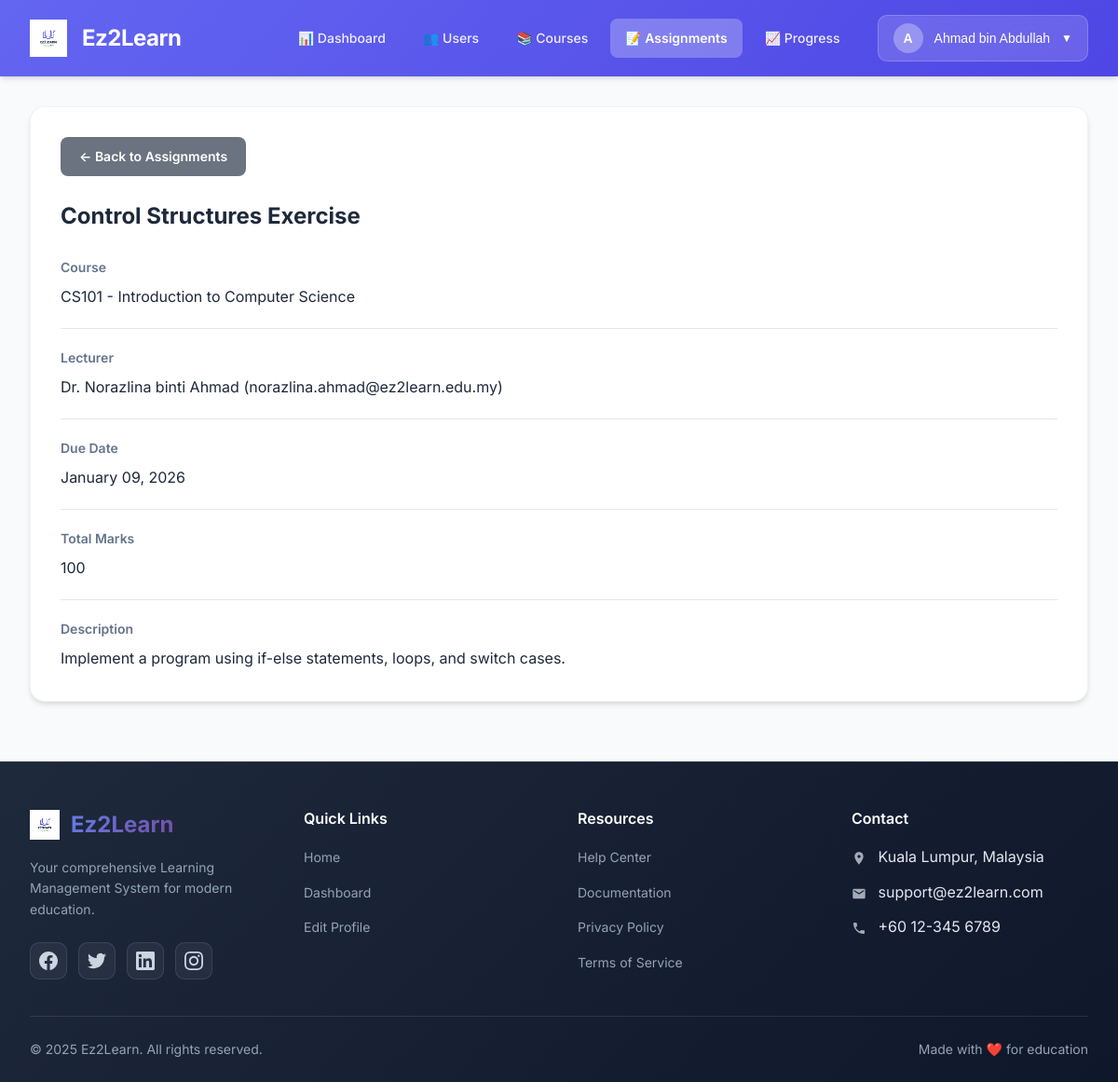
Page /admin/module-assignments/view-assignment.php?assignment_id=2 (signed in) on the committed database.
### tables this page shows
CREATE TABLE assignments (
    assignment_id INT AUTO_INCREMENT PRIMARY KEY,
    course_id INT NOT NULL,
    lecturer_id INT NOT NULL,
    title VARCHAR(150) NOT NULL,
    description TEXT,
    due_date DATE,
    total_marks INT,
    FOREIGN KEY (course_id) REFERENCES courses(course_id),
    FOREIGN KEY (lecturer_id) REFERENCES users(user_id)
);

CREATE TABLE courses (
    course_id INT AUTO_INCREMENT PRIMARY KEY,
    course_code VARCHAR(20) UNIQUE NOT NULL,
    course_name VARCHAR(100) NOT NULL,
    description TEXT,
    status ENUM('open','closed') DEFAULT 'open'
);

CREATE TABLE users (
    user_id INT AUTO_INCREMENT PRIMARY KEY,
    name VARCHAR(100) NOT NULL,
    email VARCHAR(100) UNIQUE NOT NULL,
    password VARCHAR(255) NOT NULL,
    role ENUM('admin','lecturer','student') NOT NULL,
    status ENUM('active','inactive') DEFAULT 'active',
    created_at TIMESTAMP DEFAULT CURRENT_TIMESTAMP
);

### admin/module-assignments/view-assignment.php (the view, shortened to what this page needs)
<?php
$db_host = 'localhost';
$db_user = 'root';
$db_pass = '';
$db_name = 'ez2learn';
$conn = mysqli_connect($db_host, $db_user, $db_pass, $db_name);
$assignment_id = (int)($_GET['assignment_id'] ?? 0);
if ($assignment_id > 0) {
    $query = "
        SELECT
            a.*,
            c.course_code, c.course_name,
            u.name as lecturer_name, u.email as lecturer_email
        FROM assignments a
        LEFT JOIN courses c ON a.course_id = c.course_id
        LEFT JOIN users u ON a.lecturer_id = u.user_id
        WHERE a.assignment_id = ?
    ";
    $stmt = mysqli_prepare($conn, $query);
    mysqli_stmt_bind_param($stmt, "i", $assignment_id);
    mysqli_stmt_execute($stmt);
    $result = mysqli_stmt_get_result($stmt);
    $assignment = mysqli_fetch_assoc($result);
} else {
    $assignment = null;
}
require_once '../../includes/header-admin.php';
?>
    <div class="container">
        <div class="page-container">
            <a href="index.php" class="btn-back">← Back to Assignments</a>
            <?php if ($assignment): ?>
                <h1 style="margin-bottom: 1.5rem; color: #1e293b; font-size: 1.5rem; font-weight: 700;"><?php echo htmlspecialchars($assignment['title']); ?></h1>
                <div class="assignment-details">
                    <div class="detail-row">
                        <div class="detail-label">Course</div>
                        <div class="detail-value"><?php echo htmlspecialchars($assignment['course_code'] . ' - ' . $assignment['course_name']); ?></div>
                    </div>
                    <div class="detail-row">
                        <div class="detail-label">Lecturer</div>
                        <div class="detail-value"><?php echo htmlspecialchars($assignment['lecturer_name'] . ' (' . $assignment['lecturer_email'] . ')'); ?></div>
                    </div>
                    <div class="detail-row">
                        <div class="detail-label">Due Date</div>
                        <div class="detail-value"><?php echo $assignment['due_date'] ? date('F d, Y', strtotime($assignment['due_date'])) : 'Not set'; ?></div>
                    </div>
                    <div class="detail-row">
                        <div class="detail-label">Total Marks</div>
                        <div class="detail-value"><?php echo $assignment['total_marks'] ?? 'Not set'; ?></div>
                    </div>
                    <div class="detail-row">
                        <div class="detail-label">Description</div>
                        <div class="detail-value" style="white-space: pre-wrap;"><?php echo htmlspecialchars($assignment['description'] ?? 'No description provided.'); ?></div>
                    </div>
                </div>
            <?php else: ?>
                <p style="text-align: center; padding: 2.5rem; color: #64748b;">Assignment not found</p>
            <?php endif; ?>
        </div>
    </div>
<?php require_once '../../includes/footer.php'; ?>

### includes/header-admin.php (style rules this page uses)
* { margin: 0; padding: 0; box-sizing: border-box; }
body { font-family: 'Inter', -apple-system, BlinkMacSystemFont, 'Segoe UI', sans-serif; background: #f8fafc; color: #1e293b; line-height: 1.6; }
.container { max-width: 1600px; margin: 2rem auto; padding: 0 2rem; }

### admin/module-assignments/view-assignment.php (style rules this page uses)
.page-container { background: #ffffff; border-radius: 16px; box-shadow: 0 4px 6px -1px rgba(0, 0, 0, 0.1), 0 2px 4px -1px rgba(0, 0, 0, 0.06); padding: 2rem; border: 1px solid rgba(0, 0, 0, 0.05); }
.btn-back { background: #6b7280; color: white; border: none; padding: 0.625rem 1.25rem; border-radius: 8px; cursor: pointer; font-size: 0.875rem; font-weight: 600; text-decoration: none; display: inline-flex; align-items: center; gap: 0.5rem; margin-bottom: 1.5rem; transition: all 0.3s cubic-bezier(0.4, 0, 0.2, 1); }
.assignment-details { margin-top: 1.5rem; }
.detail-row { margin-bottom: 1.25rem; padding-bottom: 1.25rem; border-bottom: 1px solid #e5e7eb; }
.detail-row:last-child { border-bottom: none; margin-bottom: 0; padding-bottom: 0; }
.detail-label { font-weight: 600; color: #64748b; font-size: 0.875rem; margin-bottom: 0.5rem; }
.detail-value { color: #1e293b; font-size: 1rem; }
h1 { color: #1e293b; font-size: 1.5rem; font-weight: 700; margin-bottom: 1.5rem; }

### rows in the picture
assignments: title "Control Structures Exercise", course.course_name "CS101 - Introduction to Computer Science", lecturer.email "Dr. Norazlina binti Ahmad (norazlina.ahmad@ez2learn.edu.my)", due_date "January 09, 2026", total_marks "100", description "Implement a program using if-else statements, loops, and switch cases."

### other values in the picture
substr($user_name, 0, 1) "A"
$user_name "Ahmad bin Abdullah"
